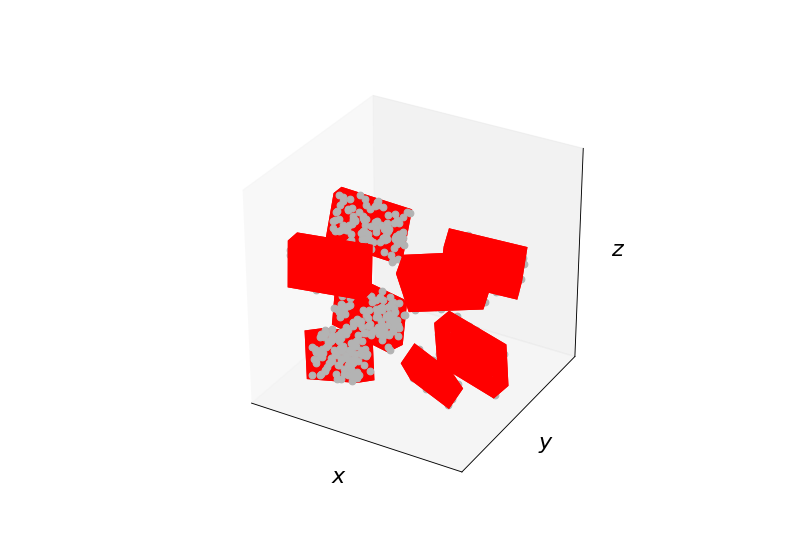

This figure's Python source:
from numpy.random import randint
from numpy.random import rand

import matplotlib.pyplot as plt

from compas.plotters import Bounds
from compas.plotters import Cloud3D
from compas.plotters import Box
from compas.plotters import create_axes_3d
from compas.geometry import matrix_from_axis_and_angle
from compas.geometry import transform
from compas.geometry import oriented_bounding_box_numpy

clouds = []

for i in range(8):
    a = randint(1, high=8) * 10 * 3.14159 / 180
    d = [1, 1, 1]

    cloud = rand(100, 3)

    if i in (1, 2, 5, 6):
        cloud[:, 0] *= - 10.0
        cloud[:, 0] -= 3.0
        d[0] = -1
    else:
        cloud[:, 0] *= 10.0
        cloud[:, 0] += 3.0

    if i in (2, 3, 6, 7):
        cloud[:, 1] *= - 3.0
        cloud[:, 1] -= 3.0
        d[1] = -1
    else:
        cloud[:, 1] *= 3.0
        cloud[:, 1] += 3.0

    if i in (4, 5, 6, 7):
        cloud[:, 2] *= - 6.0
        cloud[:, 2] -= 3.0
        d[2] = -1
    else:
        cloud[:, 2] *= 6.0
        cloud[:, 2] += 3.0

    R = matrix_from_axis_and_angle(d, a)
    cloud[:] = transform(cloud, R)

    clouds.append(cloud.tolist())

axes = create_axes_3d()

bounds = Bounds([point for points in clouds for point in points])
bounds.plot(axes)

for cloud in clouds:
    bbox = oriented_bounding_box_numpy(cloud)

    Cloud3D(cloud).plot(axes)
    Box(bbox[1]).plot(axes)

plt.show()
